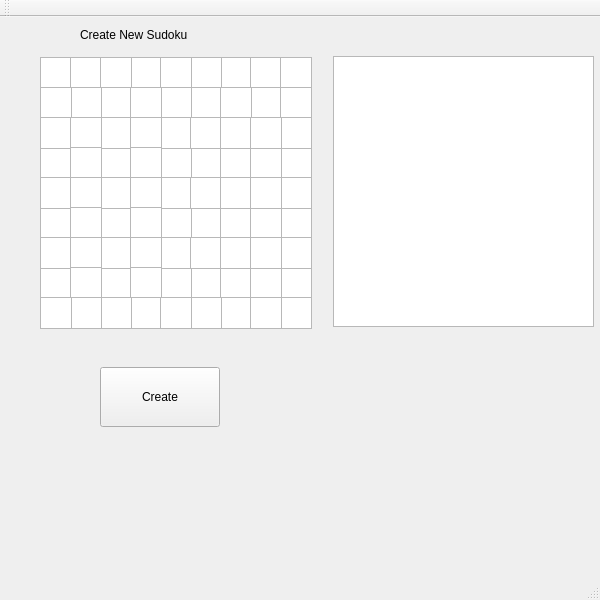
<?xml version="1.0" encoding="UTF-8"?>
<ui version="4.0">
 <class>MainWindow</class>
 <widget class="QMainWindow" name="MainWindow">
  <property name="geometry">
   <rect>
    <x>0</x>
    <y>0</y>
    <width>600</width>
    <height>600</height>
   </rect>
  </property>
  <property name="windowTitle">
   <string>MainWindow</string>
  </property>
  <widget class="QWidget" name="centralWidget">
   <widget class="QPlainTextEdit" name="b11">
    <property name="geometry">
     <rect>
      <x>40</x>
      <y>40</y>
      <width>32</width>
      <height>32</height>
     </rect>
    </property>
    <property name="inputMethodHints">
     <set>Qt::ImhDigitsOnly</set>
    </property>
    <property name="Input Type" stdset="0">
     <number>1</number>
    </property>
   </widget>
   <widget class="QPlainTextEdit" name="b12">
    <property name="geometry">
     <rect>
      <x>70</x>
      <y>40</y>
      <width>32</width>
      <height>32</height>
     </rect>
    </property>
   </widget>
   <widget class="QPlainTextEdit" name="b14">
    <property name="geometry">
     <rect>
      <x>130</x>
      <y>40</y>
      <width>32</width>
      <height>32</height>
     </rect>
    </property>
   </widget>
   <widget class="QPlainTextEdit" name="b13">
    <property name="geometry">
     <rect>
      <x>100</x>
      <y>40</y>
      <width>32</width>
      <height>32</height>
     </rect>
    </property>
   </widget>
   <widget class="QPlainTextEdit" name="b17">
    <property name="geometry">
     <rect>
      <x>220</x>
      <y>40</y>
      <width>32</width>
      <height>32</height>
     </rect>
    </property>
   </widget>
   <widget class="QPlainTextEdit" name="b16">
    <property name="geometry">
     <rect>
      <x>190</x>
      <y>40</y>
      <width>32</width>
      <height>32</height>
     </rect>
    </property>
   </widget>
   <widget class="QPlainTextEdit" name="b18">
    <property name="geometry">
     <rect>
      <x>250</x>
      <y>40</y>
      <width>32</width>
      <height>32</height>
     </rect>
    </property>
   </widget>
   <widget class="QPlainTextEdit" name="b15">
    <property name="geometry">
     <rect>
      <x>160</x>
      <y>40</y>
      <width>32</width>
      <height>32</height>
     </rect>
    </property>
   </widget>
   <widget class="QPlainTextEdit" name="b28">
    <property name="geometry">
     <rect>
      <x>250</x>
      <y>70</y>
      <width>32</width>
      <height>32</height>
     </rect>
    </property>
   </widget>
   <widget class="QPlainTextEdit" name="b26">
    <property name="geometry">
     <rect>
      <x>190</x>
      <y>70</y>
      <width>32</width>
      <height>32</height>
     </rect>
    </property>
   </widget>
   <widget class="QPlainTextEdit" name="b25">
    <property name="geometry">
     <rect>
      <x>160</x>
      <y>70</y>
      <width>32</width>
      <height>32</height>
     </rect>
    </property>
   </widget>
   <widget class="QPlainTextEdit" name="b23">
    <property name="geometry">
     <rect>
      <x>100</x>
      <y>70</y>
      <width>32</width>
      <height>32</height>
     </rect>
    </property>
   </widget>
   <widget class="QPlainTextEdit" name="b22">
    <property name="geometry">
     <rect>
      <x>70</x>
      <y>70</y>
      <width>32</width>
      <height>32</height>
     </rect>
    </property>
   </widget>
   <widget class="QPlainTextEdit" name="b24">
    <property name="geometry">
     <rect>
      <x>130</x>
      <y>70</y>
      <width>32</width>
      <height>32</height>
     </rect>
    </property>
   </widget>
   <widget class="QPlainTextEdit" name="b27">
    <property name="geometry">
     <rect>
      <x>220</x>
      <y>70</y>
      <width>32</width>
      <height>32</height>
     </rect>
    </property>
   </widget>
   <widget class="QPlainTextEdit" name="b21">
    <property name="geometry">
     <rect>
      <x>40</x>
      <y>70</y>
      <width>32</width>
      <height>32</height>
     </rect>
    </property>
   </widget>
   <widget class="QPlainTextEdit" name="b19">
    <property name="geometry">
     <rect>
      <x>280</x>
      <y>40</y>
      <width>32</width>
      <height>32</height>
     </rect>
    </property>
   </widget>
   <widget class="QPlainTextEdit" name="b29">
    <property name="geometry">
     <rect>
      <x>280</x>
      <y>70</y>
      <width>32</width>
      <height>32</height>
     </rect>
    </property>
   </widget>
   <widget class="QPlainTextEdit" name="b46">
    <property name="geometry">
     <rect>
      <x>190</x>
      <y>130</y>
      <width>32</width>
      <height>32</height>
     </rect>
    </property>
   </widget>
   <widget class="QPlainTextEdit" name="b43">
    <property name="geometry">
     <rect>
      <x>100</x>
      <y>130</y>
      <width>32</width>
      <height>32</height>
     </rect>
    </property>
   </widget>
   <widget class="QPlainTextEdit" name="b41">
    <property name="geometry">
     <rect>
      <x>40</x>
      <y>130</y>
      <width>32</width>
      <height>32</height>
     </rect>
    </property>
   </widget>
   <widget class="QPlainTextEdit" name="b31">
    <property name="geometry">
     <rect>
      <x>40</x>
      <y>100</y>
      <width>32</width>
      <height>32</height>
     </rect>
    </property>
   </widget>
   <widget class="QPlainTextEdit" name="b45">
    <property name="geometry">
     <rect>
      <x>160</x>
      <y>130</y>
      <width>32</width>
      <height>32</height>
     </rect>
    </property>
   </widget>
   <widget class="QPlainTextEdit" name="b49">
    <property name="geometry">
     <rect>
      <x>280</x>
      <y>130</y>
      <width>32</width>
      <height>32</height>
     </rect>
    </property>
   </widget>
   <widget class="QPlainTextEdit" name="b33">
    <property name="geometry">
     <rect>
      <x>100</x>
      <y>100</y>
      <width>32</width>
      <height>32</height>
     </rect>
    </property>
   </widget>
   <widget class="QPlainTextEdit" name="b35">
    <property name="geometry">
     <rect>
      <x>160</x>
      <y>100</y>
      <width>32</width>
      <height>32</height>
     </rect>
    </property>
   </widget>
   <widget class="QPlainTextEdit" name="b47">
    <property name="geometry">
     <rect>
      <x>220</x>
      <y>130</y>
      <width>32</width>
      <height>32</height>
     </rect>
    </property>
   </widget>
   <widget class="QPlainTextEdit" name="b36">
    <property name="geometry">
     <rect>
      <x>190</x>
      <y>100</y>
      <width>32</width>
      <height>32</height>
     </rect>
    </property>
   </widget>
   <widget class="QPlainTextEdit" name="b48">
    <property name="geometry">
     <rect>
      <x>250</x>
      <y>130</y>
      <width>32</width>
      <height>32</height>
     </rect>
    </property>
   </widget>
   <widget class="QPlainTextEdit" name="b32">
    <property name="geometry">
     <rect>
      <x>70</x>
      <y>100</y>
      <width>32</width>
      <height>32</height>
     </rect>
    </property>
   </widget>
   <widget class="QPlainTextEdit" name="b42">
    <property name="geometry">
     <rect>
      <x>70</x>
      <y>130</y>
      <width>32</width>
      <height>32</height>
     </rect>
    </property>
   </widget>
   <widget class="QPlainTextEdit" name="b34">
    <property name="geometry">
     <rect>
      <x>130</x>
      <y>100</y>
      <width>32</width>
      <height>32</height>
     </rect>
    </property>
   </widget>
   <widget class="QPlainTextEdit" name="b44">
    <property name="geometry">
     <rect>
      <x>130</x>
      <y>130</y>
      <width>32</width>
      <height>32</height>
     </rect>
    </property>
   </widget>
   <widget class="QPlainTextEdit" name="b39">
    <property name="geometry">
     <rect>
      <x>280</x>
      <y>100</y>
      <width>32</width>
      <height>32</height>
     </rect>
    </property>
   </widget>
   <widget class="QPlainTextEdit" name="b37">
    <property name="geometry">
     <rect>
      <x>220</x>
      <y>100</y>
      <width>32</width>
      <height>32</height>
     </rect>
    </property>
   </widget>
   <widget class="QPlainTextEdit" name="b38">
    <property name="geometry">
     <rect>
      <x>250</x>
      <y>100</y>
      <width>32</width>
      <height>32</height>
     </rect>
    </property>
   </widget>
   <widget class="QPlainTextEdit" name="b66">
    <property name="geometry">
     <rect>
      <x>190</x>
      <y>190</y>
      <width>32</width>
      <height>32</height>
     </rect>
    </property>
   </widget>
   <widget class="QPlainTextEdit" name="b63">
    <property name="geometry">
     <rect>
      <x>100</x>
      <y>190</y>
      <width>32</width>
      <height>32</height>
     </rect>
    </property>
   </widget>
   <widget class="QPlainTextEdit" name="b61">
    <property name="geometry">
     <rect>
      <x>40</x>
      <y>190</y>
      <width>32</width>
      <height>32</height>
     </rect>
    </property>
   </widget>
   <widget class="QPlainTextEdit" name="b51">
    <property name="geometry">
     <rect>
      <x>40</x>
      <y>160</y>
      <width>32</width>
      <height>32</height>
     </rect>
    </property>
   </widget>
   <widget class="QPlainTextEdit" name="b65">
    <property name="geometry">
     <rect>
      <x>160</x>
      <y>190</y>
      <width>32</width>
      <height>32</height>
     </rect>
    </property>
   </widget>
   <widget class="QPlainTextEdit" name="b69">
    <property name="geometry">
     <rect>
      <x>280</x>
      <y>190</y>
      <width>32</width>
      <height>32</height>
     </rect>
    </property>
   </widget>
   <widget class="QPlainTextEdit" name="b53">
    <property name="geometry">
     <rect>
      <x>100</x>
      <y>160</y>
      <width>32</width>
      <height>32</height>
     </rect>
    </property>
   </widget>
   <widget class="QPlainTextEdit" name="b55">
    <property name="geometry">
     <rect>
      <x>160</x>
      <y>160</y>
      <width>32</width>
      <height>32</height>
     </rect>
    </property>
   </widget>
   <widget class="QPlainTextEdit" name="b67">
    <property name="geometry">
     <rect>
      <x>220</x>
      <y>190</y>
      <width>32</width>
      <height>32</height>
     </rect>
    </property>
   </widget>
   <widget class="QPlainTextEdit" name="b56">
    <property name="geometry">
     <rect>
      <x>190</x>
      <y>160</y>
      <width>32</width>
      <height>32</height>
     </rect>
    </property>
   </widget>
   <widget class="QPlainTextEdit" name="b68">
    <property name="geometry">
     <rect>
      <x>250</x>
      <y>190</y>
      <width>32</width>
      <height>32</height>
     </rect>
    </property>
   </widget>
   <widget class="QPlainTextEdit" name="b52">
    <property name="geometry">
     <rect>
      <x>70</x>
      <y>160</y>
      <width>32</width>
      <height>32</height>
     </rect>
    </property>
   </widget>
   <widget class="QPlainTextEdit" name="b62">
    <property name="geometry">
     <rect>
      <x>70</x>
      <y>190</y>
      <width>32</width>
      <height>32</height>
     </rect>
    </property>
   </widget>
   <widget class="QPlainTextEdit" name="b54">
    <property name="geometry">
     <rect>
      <x>130</x>
      <y>160</y>
      <width>32</width>
      <height>32</height>
     </rect>
    </property>
   </widget>
   <widget class="QPlainTextEdit" name="b64">
    <property name="geometry">
     <rect>
      <x>130</x>
      <y>190</y>
      <width>32</width>
      <height>32</height>
     </rect>
    </property>
   </widget>
   <widget class="QPlainTextEdit" name="b59">
    <property name="geometry">
     <rect>
      <x>280</x>
      <y>160</y>
      <width>32</width>
      <height>32</height>
     </rect>
    </property>
   </widget>
   <widget class="QPlainTextEdit" name="b57">
    <property name="geometry">
     <rect>
      <x>220</x>
      <y>160</y>
      <width>32</width>
      <height>32</height>
     </rect>
    </property>
   </widget>
   <widget class="QPlainTextEdit" name="b58">
    <property name="geometry">
     <rect>
      <x>250</x>
      <y>160</y>
      <width>32</width>
      <height>32</height>
     </rect>
    </property>
   </widget>
   <widget class="QPlainTextEdit" name="b86">
    <property name="geometry">
     <rect>
      <x>190</x>
      <y>250</y>
      <width>32</width>
      <height>32</height>
     </rect>
    </property>
   </widget>
   <widget class="QPlainTextEdit" name="b83">
    <property name="geometry">
     <rect>
      <x>100</x>
      <y>250</y>
      <width>32</width>
      <height>32</height>
     </rect>
    </property>
   </widget>
   <widget class="QPlainTextEdit" name="b81">
    <property name="geometry">
     <rect>
      <x>40</x>
      <y>250</y>
      <width>32</width>
      <height>32</height>
     </rect>
    </property>
   </widget>
   <widget class="QPlainTextEdit" name="b71">
    <property name="geometry">
     <rect>
      <x>40</x>
      <y>220</y>
      <width>32</width>
      <height>32</height>
     </rect>
    </property>
   </widget>
   <widget class="QPlainTextEdit" name="b85">
    <property name="geometry">
     <rect>
      <x>160</x>
      <y>250</y>
      <width>32</width>
      <height>32</height>
     </rect>
    </property>
   </widget>
   <widget class="QPlainTextEdit" name="b89">
    <property name="geometry">
     <rect>
      <x>280</x>
      <y>250</y>
      <width>32</width>
      <height>32</height>
     </rect>
    </property>
   </widget>
   <widget class="QPlainTextEdit" name="b73">
    <property name="geometry">
     <rect>
      <x>100</x>
      <y>220</y>
      <width>32</width>
      <height>32</height>
     </rect>
    </property>
   </widget>
   <widget class="QPlainTextEdit" name="b75">
    <property name="geometry">
     <rect>
      <x>160</x>
      <y>220</y>
      <width>32</width>
      <height>32</height>
     </rect>
    </property>
   </widget>
   <widget class="QPlainTextEdit" name="b87">
    <property name="geometry">
     <rect>
      <x>220</x>
      <y>250</y>
      <width>32</width>
      <height>32</height>
     </rect>
    </property>
   </widget>
   <widget class="QPlainTextEdit" name="b76">
    <property name="geometry">
     <rect>
      <x>190</x>
      <y>220</y>
      <width>32</width>
      <height>32</height>
     </rect>
    </property>
   </widget>
   <widget class="QPlainTextEdit" name="b88">
    <property name="geometry">
     <rect>
      <x>250</x>
      <y>250</y>
      <width>32</width>
      <height>32</height>
     </rect>
    </property>
   </widget>
   <widget class="QPlainTextEdit" name="b72">
    <property name="geometry">
     <rect>
      <x>70</x>
      <y>220</y>
      <width>32</width>
      <height>32</height>
     </rect>
    </property>
   </widget>
   <widget class="QPlainTextEdit" name="b82">
    <property name="geometry">
     <rect>
      <x>70</x>
      <y>250</y>
      <width>32</width>
      <height>32</height>
     </rect>
    </property>
   </widget>
   <widget class="QPlainTextEdit" name="b74">
    <property name="geometry">
     <rect>
      <x>130</x>
      <y>220</y>
      <width>32</width>
      <height>32</height>
     </rect>
    </property>
   </widget>
   <widget class="QPlainTextEdit" name="b84">
    <property name="geometry">
     <rect>
      <x>130</x>
      <y>250</y>
      <width>32</width>
      <height>32</height>
     </rect>
    </property>
   </widget>
   <widget class="QPlainTextEdit" name="b79">
    <property name="geometry">
     <rect>
      <x>280</x>
      <y>220</y>
      <width>32</width>
      <height>32</height>
     </rect>
    </property>
   </widget>
   <widget class="QPlainTextEdit" name="b77">
    <property name="geometry">
     <rect>
      <x>220</x>
      <y>220</y>
      <width>32</width>
      <height>32</height>
     </rect>
    </property>
   </widget>
   <widget class="QPlainTextEdit" name="b78">
    <property name="geometry">
     <rect>
      <x>250</x>
      <y>220</y>
      <width>32</width>
      <height>32</height>
     </rect>
    </property>
   </widget>
   <widget class="QPlainTextEdit" name="b97">
    <property name="geometry">
     <rect>
      <x>220</x>
      <y>280</y>
      <width>32</width>
      <height>32</height>
     </rect>
    </property>
   </widget>
   <widget class="QPlainTextEdit" name="b94">
    <property name="geometry">
     <rect>
      <x>130</x>
      <y>280</y>
      <width>32</width>
      <height>32</height>
     </rect>
    </property>
   </widget>
   <widget class="QPlainTextEdit" name="b99">
    <property name="geometry">
     <rect>
      <x>280</x>
      <y>280</y>
      <width>32</width>
      <height>32</height>
     </rect>
    </property>
   </widget>
   <widget class="QPlainTextEdit" name="b93">
    <property name="geometry">
     <rect>
      <x>100</x>
      <y>280</y>
      <width>32</width>
      <height>32</height>
     </rect>
    </property>
   </widget>
   <widget class="QPlainTextEdit" name="b96">
    <property name="geometry">
     <rect>
      <x>190</x>
      <y>280</y>
      <width>32</width>
      <height>32</height>
     </rect>
    </property>
   </widget>
   <widget class="QPlainTextEdit" name="b95">
    <property name="geometry">
     <rect>
      <x>160</x>
      <y>280</y>
      <width>32</width>
      <height>32</height>
     </rect>
    </property>
   </widget>
   <widget class="QPlainTextEdit" name="b92">
    <property name="geometry">
     <rect>
      <x>70</x>
      <y>280</y>
      <width>32</width>
      <height>32</height>
     </rect>
    </property>
   </widget>
   <widget class="QPlainTextEdit" name="b91">
    <property name="geometry">
     <rect>
      <x>40</x>
      <y>280</y>
      <width>32</width>
      <height>32</height>
     </rect>
    </property>
   </widget>
   <widget class="QPlainTextEdit" name="b98">
    <property name="geometry">
     <rect>
      <x>250</x>
      <y>280</y>
      <width>32</width>
      <height>32</height>
     </rect>
    </property>
   </widget>
   <widget class="QPushButton" name="pushButton">
    <property name="geometry">
     <rect>
      <x>100</x>
      <y>350</y>
      <width>120</width>
      <height>60</height>
     </rect>
    </property>
    <property name="text">
     <string>Create</string>
    </property>
   </widget>
   <widget class="QLabel" name="label">
    <property name="geometry">
     <rect>
      <x>80</x>
      <y>0</y>
      <width>200</width>
      <height>35</height>
     </rect>
    </property>
    <property name="text">
     <string>Create New Sudoku</string>
    </property>
   </widget>
   <widget class="QTextEdit" name="output">
    <property name="geometry">
     <rect>
      <x>333</x>
      <y>39</y>
      <width>261</width>
      <height>271</height>
     </rect>
    </property>
   </widget>
  </widget>
  <widget class="QMenuBar" name="menuBar">
   <property name="geometry">
    <rect>
     <x>0</x>
     <y>0</y>
     <width>600</width>
     <height>22</height>
    </rect>
   </property>
  </widget>
  <widget class="QToolBar" name="mainToolBar">
   <attribute name="toolBarArea">
    <enum>TopToolBarArea</enum>
   </attribute>
   <attribute name="toolBarBreak">
    <bool>false</bool>
   </attribute>
  </widget>
  <widget class="QStatusBar" name="statusBar"/>
 </widget>
 <layoutdefault spacing="6" margin="11"/>
 <resources/>
 <connections/>
</ui>
